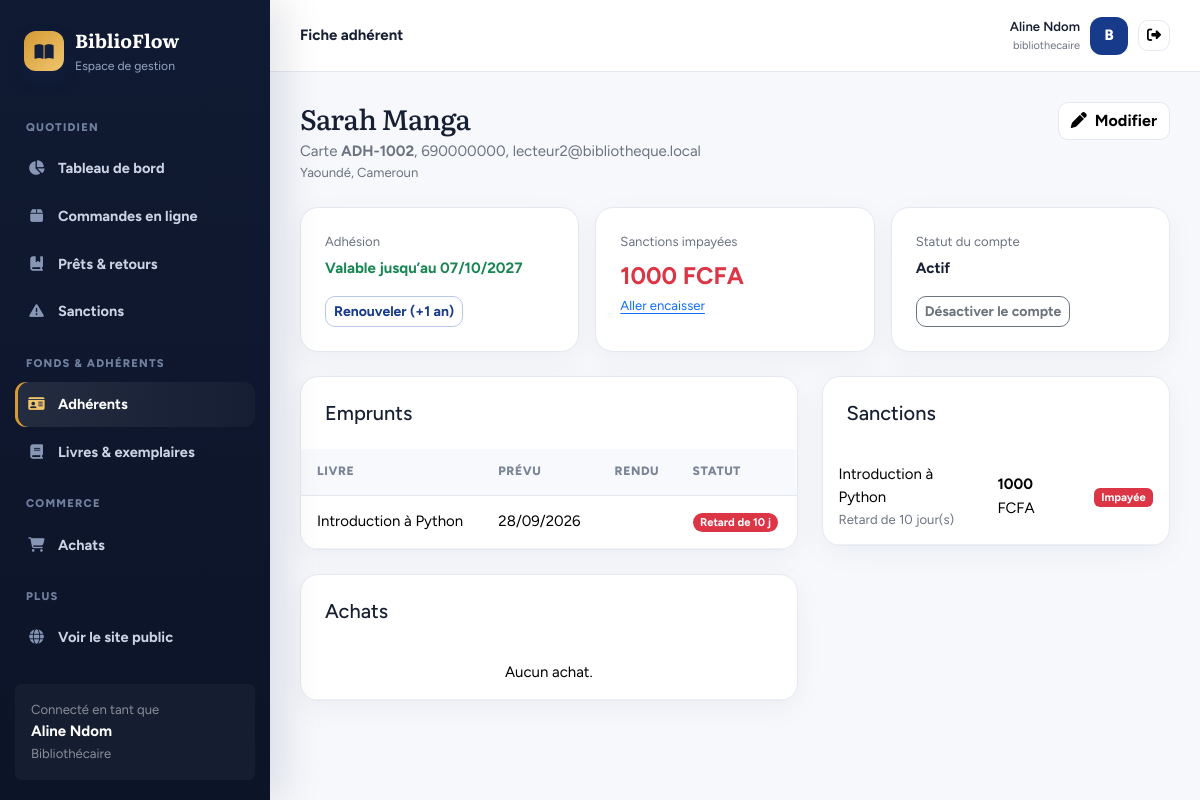
The app's page /gestion/adherents/4/ (signed in) with its own data.
### bibliotheque/models.py (models this page shows, shortened)
class Utilisateur(AbstractUser):
    ROLES = [("adherent", "Adhérent"), ("bibliothecaire", "Bibliothécaire"), ("administrateur", "Administrateur")]
    STATUTS = [("en_attente", "En attente de validation"), ("actif", "Actif"), ("suspendu", "Suspendu")]
    first_name = None  # remplacés par nom / prénom
    last_name = None
    nom = models.CharField(max_length=80)
    prenom = models.CharField(max_length=80)
    telephone = models.CharField(max_length=20, blank=True)
    adresse = models.CharField(max_length=200, blank=True)
    role = models.CharField(max_length=20, choices=ROLES, default="adherent")
    statut = models.CharField(max_length=12, choices=STATUTS, default="actif")
    numero_carte = models.CharField(max_length=20, unique=True, null=True, blank=True)
    date_expiration = models.DateField(null=True, blank=True)  # fin de validité de l'adhésion
    suspendu_jusqu = models.DateField(null=True, blank=True)   # emprunts suspendus après un retard
    REQUIRED_FIELDS = ["nom", "prenom", "email"]
    def get_full_name(self):
        return f"{self.prenom} {self.nom}".strip()
    def __str__(self):
        return self.get_full_name() or self.username
    @property
    def est_personnel(self):
        return self.is_superuser or self.role in ("bibliothecaire", "administrateur")

class Emprunt(models.Model):
    STATUTS = [("demande", "Demandé"), ("prete", "Prêt à retirer"), ("en_cours", "En cours"), ("retard", "En retard"),
               ("rendu", "Rendu"), ("perdu", "Perdu"), ("annule", "Annulé")]
    ACTIFS = ("demande", "prete", "en_cours", "retard")   # compte dans la limite d'emprunts
    OUVERTS = ("en_cours", "retard")                      # livre actuellement chez l'adhérent
    PAIEMENTS = [("impayee", "Impayée"), ("payee", "Payée"), ("annulee", "Annulée")]
    adherent = models.ForeignKey(Utilisateur, on_delete=models.PROTECT, related_name="emprunts")
    personnel = models.ForeignKey(Utilisateur, on_delete=models.SET_NULL, null=True, blank=True,
                                  related_name="emprunts_acceptes")
    exemplaire = models.ForeignKey(Exemplaire, on_delete=models.PROTECT, related_name="emprunts")
    date_demande = models.DateTimeField(auto_now_add=True)
    date_emprunt = models.DateField(default=timezone.localdate)
    date_retour_prevue = models.DateField(null=True, blank=True)
    date_limite_retrait = models.DateField(null=True, blank=True)
    date_retour_effective = models.DateField(null=True, blank=True)
    statut = models.CharField(max_length=10, choices=STATUTS, default="en_cours")
    adresse_livraison = models.CharField(max_length=250, blank=True)  # vide = retrait à la bibliothèque
    nb_prolongations = models.PositiveSmallIntegerField(default=0)
    motif_sanction = models.CharField(max_length=200, blank=True)
    montant_sanction = models.DecimalField(max_digits=10, decimal_places=2, default=0)
    statut_paiement = models.CharField(max_length=10, choices=PAIEMENTS, blank=True)
    date_sanction = models.DateTimeField(null=True, blank=True)
    class Meta:
        ordering = ["-date_emprunt", "-id"]
    @property
    def jours_retard(self):
        if not self.date_retour_prevue:
            return 0
        ref = self.date_retour_effective or timezone.localdate()
        return max(0, (ref - self.date_retour_prevue).days)
    @property
    def en_retard(self):
        return (self.statut in self.OUVERTS and self.date_retour_prevue is not None
                and self.date_retour_prevue < timezone.localdate())

class Exemplaire(models.Model):
    ETATS = [("bon", "Bon état"), ("abime", "Abîmé")]
    STATUTS = [("disponible", "En rayon"), ("emprunte", "Emprunté"), ("reserve", "Mis de côté"),
               ("perdu", "Perdu"), ("retire", "Retiré du fonds")]
    livre = models.ForeignKey(Livre, on_delete=models.CASCADE, related_name="exemplaires")
    code_barres = models.CharField(max_length=40, unique=True)
    etat_physique = models.CharField(max_length=10, choices=ETATS, default="bon")
    statut = models.CharField(max_length=12, choices=STATUTS, default="disponible")
    etagere = models.CharField(max_length=40, blank=True)
    code_rayon = models.CharField(max_length=20, blank=True)

class Livre(models.Model):
    titre = models.CharField(max_length=200)
    auteur = models.CharField(max_length=120)
    isbn = models.CharField(max_length=20, unique=True, null=True, blank=True)
    description = models.TextField(blank=True)
    image = models.CharField(max_length=255, blank=True)  # chemin relatif dans static/media
    categorie = models.CharField(max_length=80, blank=True)
    annee_publication = models.PositiveSmallIntegerField(null=True, blank=True)
    langue = models.CharField(max_length=30, default="Français")
    prix = models.DecimalField(max_digits=10, decimal_places=2, default=0)  # prix de vente
    stock_vente = models.PositiveIntegerField(default=0)                    # exemplaires à vendre
    actif = models.BooleanField(default=True)
    class Meta:
        ordering = ["titre"]
    def __str__(self):
        return self.titre

### bibliotheque/views.py (the view, shortened to what this page needs)
# urls.py: path("gestion/adherents/<int:pk>/", views.adherent_detail, name="adherent_detail"),
@role_requis(*STAFF)
def adherent_detail(request, pk):
    a = get_object_or_404(Utilisateur, pk=pk, numero_carte__isnull=False)
    today, p = timezone.localdate(), services.params()
    emprunts_ = list(a.emprunts.exclude(statut="annule").select_related("exemplaire__livre")[:30])
    for e in emprunts_:
        e.amende = services.montant_amende(e.jours_retard) if (e.statut in Emprunt.OUVERTS and e.jours_retard) else 0
    return render(request, "bibliotheque/adherent_detail.html", {
        "a": a, "emprunts": emprunts_, "sanctions": a.emprunts.exclude(statut_paiement="").select_related("exemplaire__livre"),
        "achats": a.achats.all()[:10], "dette": services.montant_impaye(a), "today": today})

### bibliotheque/templates/bibliotheque/adherent_detail.html (shortened to what this page needs)
{% extends "bibliotheque/base.html" %}{% block titre %}{{ a }} – BiblioFlow{% endblock %}{% block entete %}Fiche adhérent{% endblock %}{% block contenu %}
<div class="d-flex flex-wrap justify-content-between align-items-start gap-3 mb-4"><div><h1 class="h3 mb-1">{{ a }}</h1><div class="muted">Carte <strong>{{ a.numero_carte }}</strong>, {{ a.telephone|default:"pas de téléphone" }}{% if a.email %}, {{ a.email }}{% endif %}</div><div class="muted small">{{ a.adresse }}</div></div><a class="btn btn-light" href="{% url 'adherent_modifier' a.pk %}"><i class="fa-solid fa-pen me-2"></i>Modifier</a></div>
<div class="row g-3 mb-4">
<div class="col-md-4"><div class="cardx p-4 h-100"><div class="muted small mb-1">Adhésion</div>{% if a.statut == 'en_attente' %}<div class="fw-bold text-warning-emphasis">En attente de validation</div>{% elif a.date_expiration and a.date_expiration < today %}<div class="fw-bold text-danger">Expirée le {{ a.date_expiration|date:"d/m/Y" }}</div>{% else %}<div class="fw-bold text-success">Valable jusqu’au {{ a.date_expiration|date:"d/m/Y" }}</div>{% endif %}
<form method="post" class="d-flex gap-2 mt-3 flex-wrap"><button name="action" value="renouveler" class="btn btn-sm btn-outline-primary">Renouveler (+1 an)</button></form></div></div>
<div class="col-md-4"><div class="cardx p-4 h-100"><div class="muted small mb-1">Sanctions impayées</div><div class="fw-bold fs-4 {% if dette %}text-danger{% endif %}">{{ dette|floatformat:0 }} FCFA</div>{% if dette %}<a href="{% url 'sanctions' %}?statut=impayee" class="small">Aller encaisser</a>{% endif %}</div></div>
<div class="col-md-4"><div class="cardx p-4 h-100"><div class="muted small mb-1">Statut du compte</div>{% if a.suspendu_jusqu and a.suspendu_jusqu >= today %}<div class="fw-bold text-danger">Suspendu jusqu’au {{ a.suspendu_jusqu|date:"d/m/Y" }}</div>{% else %}<div class="fw-bold">{% if a.is_active %}Actif{% else %}Désactivé{% endif %}</div>{% endif %}
<form method="post" class="d-flex gap-2 mt-3 flex-wrap"><button name="action" value="desactiver" class="btn btn-sm btn-outline-secondary">{% if a.is_active %}Désactiver le compte{% else %}Réactiver{% endif %}</button></form></div></div></div>
<div class="row g-4"><div class="col-lg-7"><div class="cardx table-card mb-4"><div class="p-4"><h5 class="mb-0">Emprunts</h5></div><div class="table-responsive"><table class="table"><thead><tr><th>Livre</th><th>Prévu</th><th>Rendu</th><th>Statut</th></tr></thead><tbody>
{% for e in emprunts %}<tr><td>{{ e.exemplaire.livre }}</td><td>{{ e.date_retour_prevue|date:"d/m/Y"|default:"" }}</td><td>{{ e.date_retour_effective|date:"d/m/Y"|default:"" }}</td><td><span class="badge rounded-pill bg-{% if e.statut == 'rendu' %}success{% elif e.statut == 'perdu' %}dark{% elif e.en_retard %}danger{% else %}warning text-dark{% endif %}">{% if e.en_retard %}Retard de {{ e.jours_retard }} j{% else %}{{ e.get_statut_display }}{% endif %}</span></td></tr>{% empty %}<tr><td colspan="4" class="empty">Aucun emprunt.</td></tr>{% endfor %}</tbody></table></div></div>
<div class="cardx table-card"><div class="p-4"><h5 class="mb-0">Achats</h5></div><div class="table-responsive"><table class="table"><tbody>{% for x in achats %}<tr><td><a href="{% url 'achat_detail' x.pk %}">#{{ x.pk }}</a></td><td>{{ x.date_achat|date:"d/m/Y" }}</td><td>{{ x.get_canal_display }}</td><td>{{ x.total|floatformat:0 }} FCFA</td><td>{{ x.get_statut_display }}</td></tr>{% empty %}<tr><td class="empty">Aucun achat.</td></tr>{% endfor %}</tbody></table></div></div></div>
<div class="col-lg-5"><div class="cardx table-card"><div class="p-4"><h5 class="mb-0">Sanctions</h5></div><div class="table-responsive"><table class="table"><tbody>{% for e in sanctions %}<tr><td>{{ e.exemplaire.livre }}<div class="muted small">{{ e.motif_sanction }}</div></td><td><strong>{{ e.montant_sanction|floatformat:0 }}</strong> FCFA</td><td><span class="badge bg-{% if e.statut_paiement == 'payee' %}success{% elif e.statut_paiement == 'annulee' %}secondary{% else %}danger{% endif %}">{{ e.get_statut_paiement_display }}</span></td></tr>{% empty %}<tr><td class="empty">Aucune sanction.</td></tr>{% endfor %}</tbody></table></div></div></div></div>{% endblock %}

### bibliotheque/templates/bibliotheque/base.html (shortened to what this page needs)
{% load static %}<!doctype html>
<html lang="fr"><head><meta charset="utf-8"><meta name="viewport" content="width=device-width, initial-scale=1"><title>{% block titre %}BiblioFlow{% endblock %}</title>
<link href="https://cdn.jsdelivr.net/npm/bootstrap@5.3.3/dist/css/bootstrap.min.css" rel="stylesheet"><link href="https://cdnjs.cloudflare.com/ajax/libs/font-awesome/6.5.2/css/all.min.css" rel="stylesheet"><link href="{% static 'bibliotheque/app.css' %}" rel="stylesheet"></head>
<body>{% with u=request.resolver_match.url_name %}<div class="app-shell">
<aside class="sidebar" id="sidebar">
  <div class="brand"><div class="brand-icon"><i class="fa-solid fa-book-open"></i></div><div><strong>BiblioFlow</strong><small>Espace de gestion</small></div></div>
  <div class="nav-title">Quotidien</div>
  <a class="side-link {% if u == 'tableau_bord' %}active{% endif %}" href="{% url 'tableau_bord' %}"><i class="fa-solid fa-chart-pie"></i>Tableau de bord</a>
  <a class="side-link {% if u == 'commandes' %}active{% endif %}" href="{% url 'commandes' %}"><i class="fa-solid fa-box"></i>Commandes en ligne</a>
  <a class="side-link {% if u == 'emprunts' %}active{% endif %}" href="{% url 'emprunts' %}"><i class="fa-solid fa-book-bookmark"></i>Prêts &amp; retours</a>
  <a class="side-link {% if u == 'sanctions' %}active{% endif %}" href="{% url 'sanctions' %}"><i class="fa-solid fa-triangle-exclamation"></i>Sanctions</a>
  <div class="nav-title">Fonds &amp; adhérents</div>
  <a class="side-link {% if u == 'adherents' or u == 'adherent_detail' or u == 'adherent_nouveau' or u == 'adherent_modifier' %}active{% endif %}" href="{% url 'adherents' %}"><i class="fa-solid fa-id-card"></i>Adhérents</a>
  <a class="side-link " href="{% url 'livres_gestion' %}"><i class="fa-solid fa-book"></i>Livres &amp; exemplaires</a>
  <div class="nav-title">Commerce</div>
  <a class="side-link {% if u == 'achats' or u == 'achat_detail' or u == 'achat_nouveau' %}active{% endif %}" href="{% url 'achats' %}"><i class="fa-solid fa-cart-shopping"></i>Achats</a>
  <div class="nav-title">Plus</div>
  <a class="side-link" href="{% url 'accueil' %}"><i class="fa-solid fa-globe"></i>Voir le site public</a>
  <div class="mt-4 p-3 rounded-2" style="background:#ffffff0a"><div class="small text-white-50">Connecté en tant que</div><strong>{{ user.get_full_name|default:user.username }}</strong><div class="small text-white-50">{{ user.get_role_display }}</div></div>
</aside>
<main class="main"><header class="topbar"><div class="d-flex align-items-center gap-3"><div class="fw-bold">{% block entete %}{% endblock %}</div></div>
<div class="user-chip"><div class="text-end d-none d-sm-block"><div class="fw-semibold small">{{ user.get_full_name|default:user.username }}</div><div class="muted" style="font-size:11px">{{ user.username }}</div></div><div class="avatar">{{ user.username|first|upper }}</div><form method="post" action="{% url 'logout' %}">{% csrf_token %}<button class="btn btn-sm btn-light" title="Déconnexion"><i class="fa-solid fa-right-from-bracket"></i></button></form></div></header>
<div class="content">{% block contenu %}{% endblock %}</div></main></div>{% endwith %}
<script src="https://cdn.jsdelivr.net/npm/bootstrap@5.3.3/dist/js/bootstrap.bundle.min.js"></script>{% block scripts %}{% endblock %}</body></html>

### records on screen
Utilisateur: get_full_name "Aline Ndom", role "Bibliothécaire", username "bibliothecaire", username|first "B"
Utilisateur: prenom+nom "Sarah Manga", numero_carte "ADH-1002", telephone "690000000", email "lecteur2@bibliotheque.local", adresse "Yaoundé, Cameroun", date_expiration "07/10/2027"
Emprunt: exemplaire.livre "Introduction à Python", date_retour_prevue "28/09/2026", jours_retard "10", motif_sanction "Retard de 10 jour(s)", montant_sanction "1000", statut_paiement "Impayée"

### other values on screen
{{ dette|floatformat:0 }} "1000"
